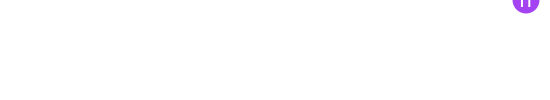
Frame 1 (no input)
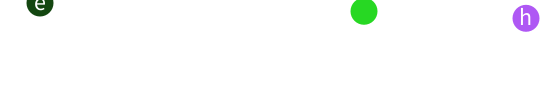
Frame 60 (the mouse pressed at the canvas centre just before this capture)
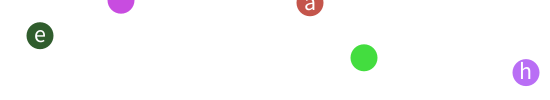
Frame 120 (the mouse held since frame 60 and released just before this capture)

The Processing sketch that drew these frames (run headless with seeded random() and noise(); from frame 60 on, the mouse is pressed at the canvas centre):

// Processing sketch: processing_126965
// ── processing_126965.pde

ArrayList<Ball> balls;
String msg = "Hepi BirthDay Jannah";
int ballWidth;
int time = 255;
int[] lunch = new int[msg.length()];

void setup(){
  size(550, 100);
  noStroke();
  
  ballWidth = width/msg.length();
  
  textSize(ballWidth-3);
  textAlign(CENTER);
  
  balls = new ArrayList<Ball>();
  
  balls.add(new Ball((msg.length()-1)*ballWidth + ballWidth/2, 0, ballWidth,msg.charAt(msg.length()-1)));
  
  for(int i = 0; i < msg.length()-1; i++){
    lunch[i] = int(random(0,255));
    //balls.add(new Ball(i*ballWidth, 0, ballWidth));
  }

}//setup

void draw(){
  background(255);
  
  if(time > 0){
    time--;
    for(int i = 0; i < msg.length()-1; i++){
      if(lunch[i] == time)balls.add(new Ball(i*ballWidth + ballWidth/2, 0, ballWidth,msg.charAt(i)));
    }//
  }
  
  
  for (int i = 0; i < balls.size(); i++) { 
    // An ArrayList doesn't know what it is storing so we have to cast the object coming out
    Ball ball = balls.get(i);
    ball.move();
    ball.display();
    
  }//for

}//draw

// Simple bouncing ball class

class Ball {
  
  float x;
  float y;
  float speed;
  float gravity;
  float w;
  float life = 255;
  char s;
  int warna;
  
  Ball(float tempX, float tempY, float tempW, char soi) {
    x = tempX;
    y = tempY;
    w = tempW;
    speed = 0;
    gravity = 0.01;
    s = soi;
    warna = color(int(random(0,255)),int(random(0,255)),int(random(0,255)));
  }
  
    void move() {
    // Add gravity to speed
    speed = speed + gravity;
    // Add speed to y location
    y = y + speed;
    // If square reaches the bottom
    // Reverse speed
    if (y > height - ballWidth/2) {
      // Dampening
      speed = speed * -0.8;
      y = height - ballWidth/2;
    }
  }
  
  void display() {
    // Display the circle
    life = life - 0.5;
    if(life < 0){
      life = 255;
      speed = 0;
      gravity = 0.01;
      y = 0;
    }//if
    fill(warna,life);
    //stroke(0,life);
    ellipse(x,y,w,w);
    fill(255);
    text(s,x,y+w/4);
  }
}  
